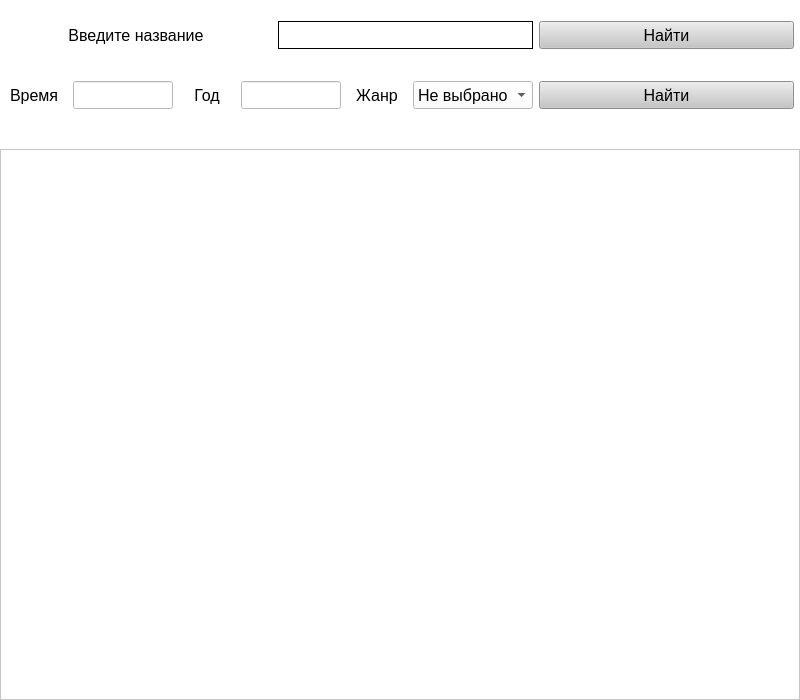
<?xml version="1.0" encoding="UTF-8"?>
<ui version="4.0">
 <class>MainWindow</class>
 <widget class="QMainWindow" name="MainWindow">
  <property name="geometry">
   <rect>
    <x>0</x>
    <y>0</y>
    <width>800</width>
    <height>700</height>
   </rect>
  </property>
  <property name="minimumSize">
   <size>
    <width>800</width>
    <height>700</height>
   </size>
  </property>
  <property name="maximumSize">
   <size>
    <width>800</width>
    <height>700</height>
   </size>
  </property>
  <property name="windowTitle">
   <string>Genres</string>
  </property>
  <property name="styleSheet">
   <string notr="true">background-color: rgb(255, 255, 255);</string>
  </property>
  <widget class="QWidget" name="centralwidget">
   <widget class="QWidget" name="horizontalWidget" native="true">
    <property name="geometry">
     <rect>
      <x>0</x>
      <y>10</y>
      <width>800</width>
      <height>50</height>
     </rect>
    </property>
    <property name="minimumSize">
     <size>
      <width>800</width>
      <height>50</height>
     </size>
    </property>
    <property name="maximumSize">
     <size>
      <width>800</width>
      <height>50</height>
     </size>
    </property>
    <layout class="QHBoxLayout" name="horizontalLayout">
     <property name="rightMargin">
      <number>6</number>
     </property>
     <item>
      <widget class="QLabel" name="label_4">
       <property name="font">
        <font>
         <family>System</family>
         <pointsize>12</pointsize>
        </font>
       </property>
       <property name="text">
        <string>Введите название</string>
       </property>
       <property name="alignment">
        <set>Qt::AlignCenter</set>
       </property>
      </widget>
     </item>
     <item>
      <widget class="QLineEdit" name="name">
       <property name="minimumSize">
        <size>
         <width>255</width>
         <height>28</height>
        </size>
       </property>
       <property name="maximumSize">
        <size>
         <width>255</width>
         <height>28</height>
        </size>
       </property>
       <property name="font">
        <font>
         <family>System</family>
         <pointsize>12</pointsize>
        </font>
       </property>
       <property name="styleSheet">
        <string notr="true">border: 1px solid black;</string>
       </property>
      </widget>
     </item>
     <item>
      <widget class="QPushButton" name="search_two">
       <property name="minimumSize">
        <size>
         <width>255</width>
         <height>28</height>
        </size>
       </property>
       <property name="maximumSize">
        <size>
         <width>255</width>
         <height>28</height>
        </size>
       </property>
       <property name="font">
        <font>
         <family>System</family>
         <pointsize>12</pointsize>
        </font>
       </property>
       <property name="cursor">
        <cursorShape>PointingHandCursor</cursorShape>
       </property>
       <property name="styleSheet">
        <string notr="true">background-color: rgb(198, 198, 198);</string>
       </property>
       <property name="text">
        <string>Найти</string>
       </property>
      </widget>
     </item>
    </layout>
   </widget>
   <widget class="QTableWidget" name="table">
    <property name="geometry">
     <rect>
      <x>0</x>
      <y>149</y>
      <width>800</width>
      <height>551</height>
     </rect>
    </property>
    <property name="sizePolicy">
     <sizepolicy hsizetype="Fixed" vsizetype="Expanding">
      <horstretch>0</horstretch>
      <verstretch>0</verstretch>
     </sizepolicy>
    </property>
    <property name="minimumSize">
     <size>
      <width>800</width>
      <height>500</height>
     </size>
    </property>
    <property name="maximumSize">
     <size>
      <width>800</width>
      <height>600</height>
     </size>
    </property>
    <property name="font">
     <font>
      <family>System</family>
      <stylestrategy>PreferAntialias</stylestrategy>
     </font>
    </property>
   </widget>
   <widget class="QWidget" name="horizontalWidget" native="true">
    <property name="geometry">
     <rect>
      <x>0</x>
      <y>70</y>
      <width>800</width>
      <height>50</height>
     </rect>
    </property>
    <property name="minimumSize">
     <size>
      <width>800</width>
      <height>50</height>
     </size>
    </property>
    <property name="maximumSize">
     <size>
      <width>800</width>
      <height>50</height>
     </size>
    </property>
    <layout class="QHBoxLayout" name="horizontalLayout_2">
     <property name="leftMargin">
      <number>10</number>
     </property>
     <property name="rightMargin">
      <number>6</number>
     </property>
     <item>
      <widget class="QLabel" name="label_2">
       <property name="font">
        <font>
         <family>System</family>
         <pointsize>12</pointsize>
        </font>
       </property>
       <property name="text">
        <string>Время</string>
       </property>
      </widget>
     </item>
     <item>
      <widget class="QLineEdit" name="time">
       <property name="minimumSize">
        <size>
         <width>100</width>
         <height>28</height>
        </size>
       </property>
       <property name="maximumSize">
        <size>
         <width>100</width>
         <height>28</height>
        </size>
       </property>
       <property name="font">
        <font>
         <family>System</family>
         <pointsize>12</pointsize>
        </font>
       </property>
      </widget>
     </item>
     <item>
      <widget class="QLabel" name="label_3">
       <property name="font">
        <font>
         <family>System</family>
         <pointsize>12</pointsize>
        </font>
       </property>
       <property name="text">
        <string>Год</string>
       </property>
       <property name="alignment">
        <set>Qt::AlignCenter</set>
       </property>
      </widget>
     </item>
     <item>
      <widget class="QLineEdit" name="data">
       <property name="minimumSize">
        <size>
         <width>100</width>
         <height>28</height>
        </size>
       </property>
       <property name="maximumSize">
        <size>
         <width>100</width>
         <height>28</height>
        </size>
       </property>
       <property name="font">
        <font>
         <family>System</family>
         <pointsize>12</pointsize>
        </font>
       </property>
      </widget>
     </item>
     <item>
      <widget class="QLabel" name="label">
       <property name="sizePolicy">
        <sizepolicy hsizetype="Expanding" vsizetype="Expanding">
         <horstretch>0</horstretch>
         <verstretch>0</verstretch>
        </sizepolicy>
       </property>
       <property name="minimumSize">
        <size>
         <width>60</width>
         <height>28</height>
        </size>
       </property>
       <property name="maximumSize">
        <size>
         <width>60</width>
         <height>48</height>
        </size>
       </property>
       <property name="font">
        <font>
         <family>System</family>
         <pointsize>12</pointsize>
         <stylestrategy>PreferAntialias</stylestrategy>
        </font>
       </property>
       <property name="text">
        <string>Жанр</string>
       </property>
       <property name="alignment">
        <set>Qt::AlignCenter</set>
       </property>
      </widget>
     </item>
     <item>
      <widget class="QComboBox" name="comboBox">
       <property name="minimumSize">
        <size>
         <width>120</width>
         <height>28</height>
        </size>
       </property>
       <property name="maximumSize">
        <size>
         <width>255</width>
         <height>28</height>
        </size>
       </property>
       <property name="font">
        <font>
         <family>System</family>
         <pointsize>12</pointsize>
        </font>
       </property>
       <property name="styleSheet">
        <string notr="true">background-color: rgb(255, 255, 255);</string>
       </property>
       <property name="editable">
        <bool>false</bool>
       </property>
       <property name="currentText">
        <string>Не выбрано</string>
       </property>
       <item>
        <property name="text">
         <string>Не выбрано</string>
        </property>
       </item>
      </widget>
     </item>
     <item>
      <widget class="QPushButton" name="search_one">
       <property name="sizePolicy">
        <sizepolicy hsizetype="Expanding" vsizetype="Expanding">
         <horstretch>0</horstretch>
         <verstretch>0</verstretch>
        </sizepolicy>
       </property>
       <property name="minimumSize">
        <size>
         <width>255</width>
         <height>28</height>
        </size>
       </property>
       <property name="maximumSize">
        <size>
         <width>255</width>
         <height>28</height>
        </size>
       </property>
       <property name="font">
        <font>
         <family>System</family>
         <pointsize>12</pointsize>
        </font>
       </property>
       <property name="cursor">
        <cursorShape>PointingHandCursor</cursorShape>
       </property>
       <property name="styleSheet">
        <string notr="true">background-color: rgb(198, 198, 198);</string>
       </property>
       <property name="text">
        <string>Найти</string>
       </property>
      </widget>
     </item>
    </layout>
   </widget>
  </widget>
 </widget>
 <resources/>
 <connections/>
</ui>
